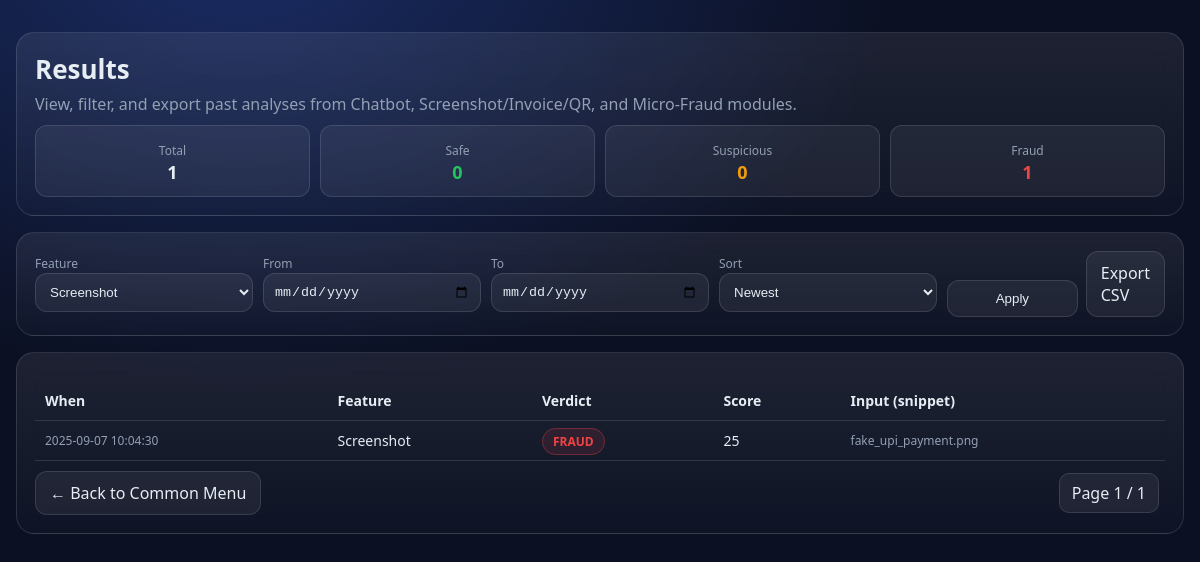
/php/common/result.php?feature=screenshot, run on the app's committed database.
### tables this page shows
CREATE TABLE common_analysis (
  id INT AUTO_INCREMENT PRIMARY KEY,
  feature VARCHAR(50) NOT NULL,        
  input_value TEXT,                    
  score INT NOT NULL,                  
  verdict ENUM('SAFE','SUSPICIOUS','FRAUD') NOT NULL,
  created_at TIMESTAMP DEFAULT CURRENT_TIMESTAMP
);

### php/common/result.php (the view, shortened to what this page needs)
<?php
require_once __DIR__ . "/../config.php";
function clean($s){ return htmlspecialchars((string)$s, ENT_QUOTES, 'UTF-8'); }
$feature  = isset($_GET['feature']) ? $_GET['feature'] : 'all';
$fromDate = isset($_GET['from']) ? $_GET['from'] : '';
$toDate   = isset($_GET['to']) ? $_GET['to'] : '';
$order    = isset($_GET['order']) ? $_GET['order'] : 'new';
$page     = max(1, (int)($_GET['page'] ?? 1));
$perPage  = 50;
$offset   = ($page-1)*$perPage;
$where = [];
$params = [];
$types = '';
if ($feature !== 'all') { $where[] = "feature = ?"; $params[] = $feature; $types .= 's'; }
$whereSql = $where ? ("WHERE ".implode(" AND ", $where)) : "";
switch ($order) {
  default   : $orderSql = "ORDER BY created_at DESC";
}
$counts = ['SAFE'=>0,'SUSPICIOUS'=>0,'FRAUD'=>0,'TOTAL'=>0];
$countSql = "SELECT verdict, COUNT(*) c FROM common_analysis $whereSql GROUP BY verdict";
if ($stmt = $conn->prepare($countSql)) {
  if ($types) $stmt->bind_param($types, ...$params);
  $stmt->execute();
  $rs = $stmt->get_result();
  while ($row = $rs->fetch_assoc()) {
    $v = strtoupper($row['verdict']);
    if (isset($counts[$v])) $counts[$v] = (int)$row['c'];
    $counts['TOTAL'] += (int)$row['c'];
  }
}
$totalSql = "SELECT COUNT(*) c FROM common_analysis $whereSql";
$totalRows = 0;
if ($stmt = $conn->prepare($totalSql)) {
  if ($types) $stmt->bind_param($types, ...$params);
  $stmt->execute();
  $stmt->bind_result($totalRows);
}
$totalPages = max(1, ceil($totalRows / $perPage));
$listSql = "SELECT id, feature, input_value, score, verdict, created_at FROM common_analysis $whereSql $orderSql LIMIT ? OFFSET ?";
if ($types) { $typesPage = $types.'ii'; $paramsPage = array_merge($params, [$perPage, $offset]); }
else { $typesPage = 'ii'; $paramsPage = [$perPage, $offset]; }
$rows = [];
if ($stmt = $conn->prepare($listSql)) {
  $stmt->bind_param($typesPage, ...$paramsPage);
  $stmt->execute();
  $rs = $stmt->get_result();
  while ($row = $rs->fetch_assoc()) $rows[] = $row;
}
?>
<!doctype html>
<html lang="en">
<head>
</head>
<body>
<div class="container">
  <div class="card">
    <h1>Results</h1>
    <p class="sub">View, filter, and export past analyses from Chatbot, Screenshot/Invoice/QR, and Micro-Fraud modules.</p>
    <div class="kpis">
      <div class="kpi"><span class="meta">Total</span><strong><?php echo (int)$counts['TOTAL']; ?></strong></div>
      <div class="kpi"><span class="meta">Safe</span><strong style="color:var(--safe)"><?php echo (int)$counts['SAFE']; ?></strong></div>
      <div class="kpi"><span class="meta">Suspicious</span><strong style="color:var(--warn)"><?php echo (int)$counts['SUSPICIOUS']; ?></strong></div>
      <div class="kpi"><span class="meta">Fraud</span><strong style="color:var(--fraud)"><?php echo (int)$counts['FRAUD']; ?></strong></div>
    </div>
  </div>
  <form class="card">
    <div class="grid" style="grid-template-columns: repeat(5, 1fr); gap:10px">
      <div>
        <label>Feature</label>
        <select name="feature">
          <?php
            $opts = ['all'=>'All','screenshot'=>'Screenshot','invoice'=>'Invoice','qr'=>'QR','chatbot'=>'Chatbot','microfraud'=>'Micro-Fraud'];
            foreach ($opts as $val=>$label) {
              $sel = ($feature===$val)?'selected':'';
              echo "<option value=\"".clean($val)."\" $sel>".clean($label)."</option>";
            }
          ?>
        </select>
      </div>
      <div>
        <label>From</label>
        <input type="date" name="from" value="<?php echo clean($fromDate); ?>">
      </div>
      <div>
        <label>To</label>
        <input type="date" name="to" value="<?php echo clean($toDate); ?>">
      </div>
      <div>
        <label>Sort</label>
        <select name="order">
          <option value="new" <?php echo $order==='new'?'selected':''; ?>>Newest</option>
        </select>
      </div>
      <div style="display:flex;gap:8px;align-items:end">
        <button type="submit">Apply</button>
        <a class="back" href="?<?php
          $q = $_GET; $q['export']=1; echo clean(http_build_query($q));
        ?>">Export CSV</a>
      </div>
    </div>
  </form>
  <div class="card">
    <table>
      <tr>
        <th>When</th>
        <th>Feature</th>
        <th>Verdict</th>
        <th>Score</th>
        <th>Input (snippet)</th>
      </tr>
      <?php if (!$rows): ?>
        <tr><td colspan="5" class="meta">No records match your filters.</td></tr>
      <?php else: ?>
        <?php foreach ($rows as $r):
          $badge = $r['verdict']==='SAFE'?'badge-safe':($r['verdict']==='SUSPICIOUS'?'badge-warn':'badge-fraud');
          $snippet = mb_strimwidth($r['input_value'] ?? '', 0, 120, '…');
        ?>
          <tr>
            <td class="meta"><?php echo clean($r['created_at']); ?></td>
            <td><?php echo ucfirst(clean($r['feature'])); ?></td>
            <td><span class="badge <?php echo $badge; ?>"><?php echo clean($r['verdict']); ?></span></td>
            <td><?php echo (int)$r['score']; ?></td>
            <td class="meta"><?php echo clean($snippet); ?></td>
          </tr>
        <?php endforeach; ?>
      <?php endif; ?>
    </table>
    <div class="footer">
      <a href="index.php" class="back">← Back to Common Menu</a>
      <div class="pager">
        <?php
          echo '<span>Page '.$page.' / '.$totalPages.'</span>';
        ?>
      </div>
    </div>
  </div>
</div>
</body>
</html>

### php/common/result.php (style rules this page uses)
:root { --bg:#0b1022; --glass:rgba(255,255,255,.06); --border:rgba(255,255,255,.12); --txt:#e6edf3; --muted:#93a0b4; --safe:#22c55e; --warn:#f59e0b; --fraud:#ef4444; --accent:#3b82f6; }
* { box-sizing:border-box }
body { margin:0;background: radial-gradient(1200px 800px at 20% -10%, #1a2c64 0%, var(--bg) 55%), linear-gradient(180deg, #0a0f24, var(--bg)); color:var(--txt);font-family:ui-sans-serif,system-ui,Segoe UI,Roboto,Arial }
.container { max-width:1200px;margin:32px auto;padding:0 16px }
.card { background:linear-gradient(180deg, rgba(255,255,255,.08), rgba(255,255,255,.02)); -webkit-backdrop-filter: blur(14px); backdrop-filter: blur(14px); border:1px solid var(--border); border-radius:18px; padding:18px; margin-bottom:16px }
h1 { margin:0 0 6px;font-size:26px }
.sub { margin:0;color:var(--muted) }
.grid { display:grid;gap:12px }
label { font-size:12px;color:var(--muted) }
select,input,button { width:100%;padding:10px;border-radius:12px;border:1px solid var(--border);background:var(--glass);color:var(--txt) }
button { cursor:pointer }
.kpis { display:grid;grid-template-columns:repeat(4,1fr);gap:10px;margin-top:10px }
.kpi { padding:12px;border-radius:12px;background:var(--glass);border:1px solid var(--border);text-align:center }
.kpi strong { font-size:18px;display:block }
.badge { padding:4px 10px;border-radius:999px;border:1px solid var(--border);font-weight:700;font-size:12px }
.badge-fraud { color:var(--fraud);border-color:rgba(239,68,68,.35);background:rgba(239,68,68,.10) }
table { width:100%;border-collapse:collapse;margin-top:10px }
th,td { padding:10px;border-bottom:1px solid var(--border);text-align:left;font-size:14px }
.meta { font-size:12px;color:var(--muted) }
.footer { display:flex;gap:10px;justify-content:space-between;align-items:center;margin-top:10px }
.pager a, .pager span { padding:8px 12px;border:1px solid var(--border);border-radius:10px;text-decoration:none;color:var(--txt);background:var(--glass);margin-right:6px }
a.back { padding:10px 14px;border-radius:12px;border:1px solid var(--border);background:var(--glass);text-decoration:none;color:var(--txt) }

### data on the page
common_analysis: created_at "2025-09-07 10:04:30", feature "Screenshot", verdict "FRAUD", score "25", input_value "fake_upi_payment.png"

### other printed values
$counts['TOTAL'] "1"
$counts['SAFE'] "0"
$counts['SUSPICIOUS'] "0"
$counts['FRAUD'] "1"
$page "1"
$totalPages "1"
form field feature "Screenshot"
